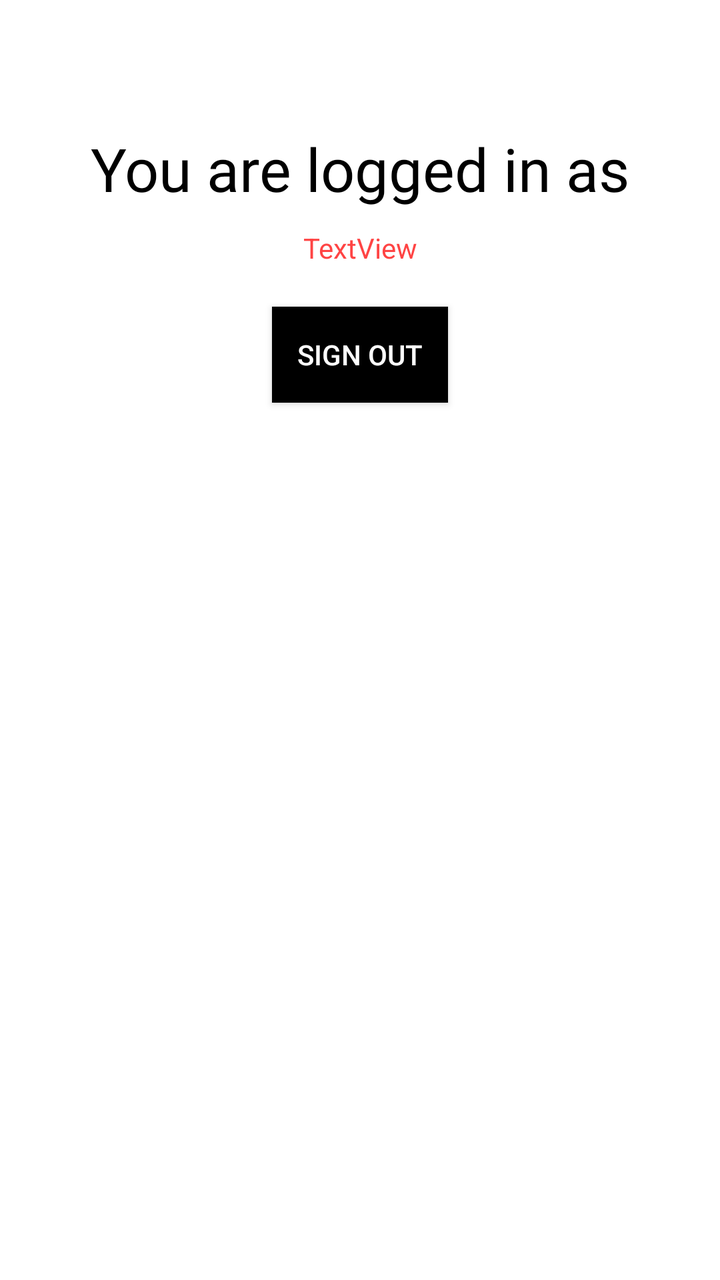
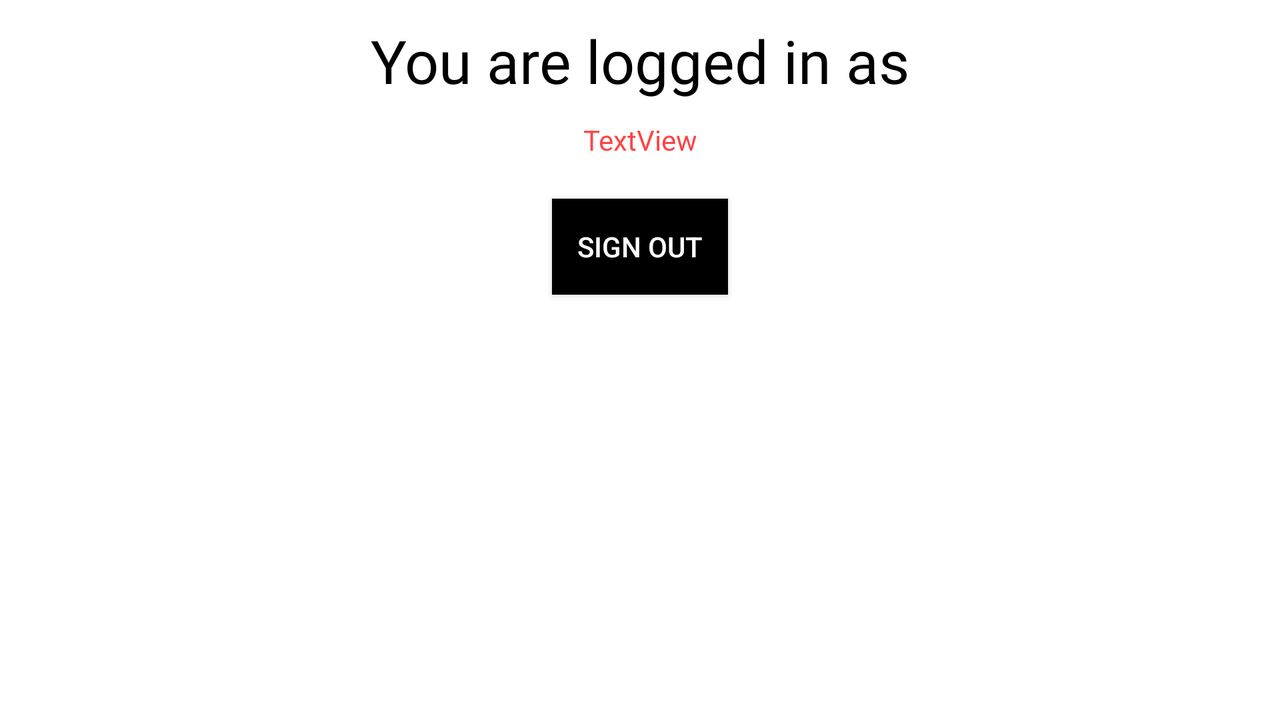

An Android layout and its configuration variant, each rendered on a device that would load it. The default file and the variant file are quoted in full after the pictures.
<!-- AndroidManifest.xml: application theme Theme.TBC_HomeWork_5 -->
<!-- res/layout/logged_in.xml -->
<?xml version="1.0" encoding="utf-8"?>
<androidx.constraintlayout.widget.ConstraintLayout xmlns:android="http://schemas.android.com/apk/res/android"
    xmlns:app="http://schemas.android.com/apk/res-auto"
    xmlns:tools="http://schemas.android.com/tools"
    android:layout_width="match_parent"
    android:layout_height="match_parent">

    <TextView
        android:id="@+id/loginLable"
        android:layout_width="wrap_content"
        android:layout_height="wrap_content"
        android:fontFamily="@font/comfortaa"
        android:text="You are logged in as"
        android:textColor="@color/black"
        android:textSize="30dp"
        app:layout_constraintEnd_toEndOf="parent"
        app:layout_constraintHorizontal_bias="0.5"
        app:layout_constraintStart_toStartOf="parent"
        app:layout_constraintTop_toTopOf="@+id/guideline2" />

    <androidx.constraintlayout.widget.Guideline
        android:id="@+id/guideline2"
        android:layout_width="wrap_content"
        android:layout_height="wrap_content"
        android:orientation="horizontal"
        app:layout_constraintGuide_percent="0.1" />

    <TextView
        android:id="@+id/loginInfo"
        android:layout_width="wrap_content"
        android:layout_height="wrap_content"
        android:layout_marginTop="10dp"
        android:text="TextView"
        android:textColor="@android:color/holo_red_light"
        app:layout_constraintEnd_toEndOf="parent"
        app:layout_constraintHorizontal_bias="0.5"
        app:layout_constraintStart_toStartOf="parent"
        app:layout_constraintTop_toBottomOf="@+id/loginLable" />

    <androidx.appcompat.widget.AppCompatButton
        android:id="@+id/log_out"
        android:layout_width="wrap_content"
        android:layout_height="wrap_content"
        android:layout_marginTop="20dp"
        android:background="@color/black"
        android:text="SIGN OUT"
        android:textColor="@color/white"
        app:layout_constraintEnd_toEndOf="parent"
        app:layout_constraintHorizontal_bias="0.5"
        app:layout_constraintStart_toStartOf="parent"
        app:layout_constraintTop_toBottomOf="@+id/loginInfo" />
</androidx.constraintlayout.widget.ConstraintLayout>
<!-- resources referenced by this layout -->
<resources>
  <style name="Theme.TBC_HomeWork_5" parent="Theme.MaterialComponents.DayNight.DarkActionBar">
          
          <item name="colorPrimary">@color/purple_500</item>
          <item name="colorPrimaryVariant">@color/purple_700</item>
          <item name="colorOnPrimary">@color/white</item>
          
          <item name="colorSecondary">@color/teal_200</item>
          <item name="colorSecondaryVariant">@color/teal_700</item>
          <item name="colorOnSecondary">@color/black</item>
          
          <item name="android:statusBarColor" tools:targetApi="l">?attr/colorPrimaryVariant</item>
          
      </style>
</resources>
<!-- res/layout-land/logged_in.xml (the repository's variant of the layout above) -->
<!-- drawn on the phone turned sideways -->
<?xml version="1.0" encoding="utf-8"?>
<androidx.constraintlayout.widget.ConstraintLayout xmlns:android="http://schemas.android.com/apk/res/android"
    xmlns:app="http://schemas.android.com/apk/res-auto"
    xmlns:tools="http://schemas.android.com/tools"
    android:layout_width="match_parent"
    android:layout_height="match_parent">

    <TextView
        android:id="@+id/loginLable"
        android:layout_width="wrap_content"
        android:layout_height="wrap_content"
        android:layout_marginTop="10dp"
        android:fontFamily="@font/comfortaa"
        android:text="@string/you_are_logged_in_as"
        android:textColor="@color/black"
        android:textSize="30sp"
        app:layout_constraintEnd_toEndOf="parent"
        app:layout_constraintHorizontal_bias="0.5"
        app:layout_constraintStart_toStartOf="parent"
        app:layout_constraintTop_toTopOf="parent" />

    <androidx.constraintlayout.widget.Guideline
        android:id="@+id/guideline2"
        android:layout_width="wrap_content"
        android:layout_height="wrap_content"
        android:orientation="horizontal"
        app:layout_constraintGuide_percent="0.1" />

    <TextView
        android:id="@+id/loginInfo"
        android:layout_width="wrap_content"
        android:layout_height="wrap_content"
        android:layout_marginTop="10dp"
        android:text="TextView"
        android:textColor="@android:color/holo_red_light"
        app:layout_constraintEnd_toEndOf="parent"
        app:layout_constraintHorizontal_bias="0.5"
        app:layout_constraintStart_toStartOf="parent"
        app:layout_constraintTop_toBottomOf="@+id/loginLable" />

    <androidx.appcompat.widget.AppCompatButton
        android:id="@+id/log_out"
        android:layout_width="wrap_content"
        android:layout_height="wrap_content"
        android:layout_marginTop="20dp"
        android:background="@color/black"
        android:text="@string/sign_out"
        android:textColor="@color/white"
        app:layout_constraintEnd_toEndOf="parent"
        app:layout_constraintHorizontal_bias="0.5"
        app:layout_constraintStart_toStartOf="parent"
        app:layout_constraintTop_toBottomOf="@+id/loginInfo" />
</androidx.constraintlayout.widget.ConstraintLayout>
<!-- resources referenced by the variant -->
<!-- as the phone turned sideways resolves them -->
<resources>
  <string name="sign_out">SIGN OUT</string>
  <string name="you_are_logged_in_as">You are logged in as</string>
  <style name="Theme.TBC_HomeWork_5" parent="Theme.MaterialComponents.DayNight.DarkActionBar">
          
          <item name="colorPrimary">@color/purple_500</item>
          <item name="colorPrimaryVariant">@color/purple_700</item>
          <item name="colorOnPrimary">@color/white</item>
          
          <item name="colorSecondary">@color/teal_200</item>
          <item name="colorSecondaryVariant">@color/teal_700</item>
          <item name="colorOnSecondary">@color/black</item>
          
          <item name="android:statusBarColor" tools:targetApi="l">?attr/colorPrimaryVariant</item>
          
      </style>
</resources>
